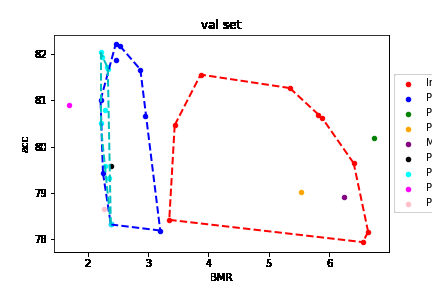
#> input picture acc_BMR.png, 432 x 288 px
$ python -i corrupted_cifar10_protocol.py   (imports and definitions only)   (older library calls are emulated)
#> lines starting #> are read from the running program, lines starting #| are printed output that depends on the picture
# -*- coding: utf-8 -*-

import os
from PIL import Image
import os.path
import time
import numpy as np

from PIL import Image

# /////////////// Distortion Helpers ///////////////

import skimage as sk
from skimage.filters import gaussian
from io import BytesIO
from wand.image import Image as WandImage
from wand.api import library as wandlibrary
import wand.color as WandColor
import ctypes
from PIL import Image as PILImage
import cv2
from scipy.ndimage import zoom as scizoom
from scipy.ndimage.interpolation import map_coordinates
from tqdm import tqdm
import warnings

# [1 line not run here, left out]

resource_path = os.path.join(
    os.path.dirname(os.path.realpath(__file__)),
    "resource"
    )

# [13 lines left out: function disk, not called in this run]


# Tell Python about the C method
wandlibrary.MagickMotionBlurImage.argtypes = (
    ctypes.c_void_p,  # wand
    ctypes.c_double,  # radius
    ctypes.c_double,  # sigma
    ctypes.c_double,
)  # angle


# Extend wand.image.Image class to include method signature
class MotionImage(WandImage):
    def motion_blur(self, radius=0.0, sigma=0.0, angle=0.0):
        wandlibrary.MagickMotionBlurImage(self.wand, radius, sigma, angle)


# modification of https://github.com/FLHerne/mapgen/blob/master/diamondsquare.py
# [391 lines left out: functions plasma_fractal, clipped_zoom, gaussian_noise, shot_noise, impulse_noise, speckle_noise and 14 more, not called in this run]


# mod of https://gist.github.com/erniejunior/601cdf56d2b424757de5
def elastic_transform(image, severity=1):
#> called with severity = 1
    IMSIZE = 32 #
    c = [
        (IMSIZE * 0, IMSIZE * 0, IMSIZE * 0.08),
        (IMSIZE * 0.05, IMSIZE * 0.2, IMSIZE * 0.07),
        (IMSIZE * 0.08, IMSIZE * 0.06, IMSIZE * 0.06),
        (IMSIZE * 0.1, IMSIZE * 0.04, IMSIZE * 0.05),
        (IMSIZE * 0.1, IMSIZE * 0.03, IMSIZE * 0.03),
    ][severity - 1]

    image = np.array(image, dtype=np.float32) / 255.0
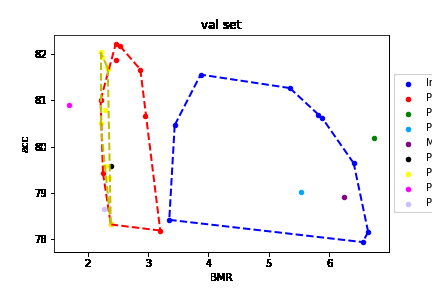
#> image: shape (288, 432, 3) float32; mean of channels 0, 1, 2 0.972, 0.967, 0.973; drawn as B, G, R
    shape = image.shape
#> shape = (288, 432, 3)
    shape_size = shape[:2]
#> shape_size = (288, 432)

    # random affine
    center_square = np.float32(shape_size) // 2
#> center_square = [144, 216]
    square_size = min(shape_size) // 3
#> square_size = 96
    pts1 = np.float32(
        [
            center_square + square_size,
            [center_square[0] + square_size, center_square[1] - square_size],
            center_square - square_size,
        ]
    )
#> pts1 = [[240, 312], [240, 120], [48, 120]]
    pts2 = pts1 + np.random.uniform(-c[2], c[2], size=pts1.shape).astype(
        np.float32
    )
    M = cv2.getAffineTransform(pts1, pts2)
    image = cv2.warpAffine(
        image, M, shape_size[::-1], borderMode=cv2.BORDER_REFLECT_101
    )
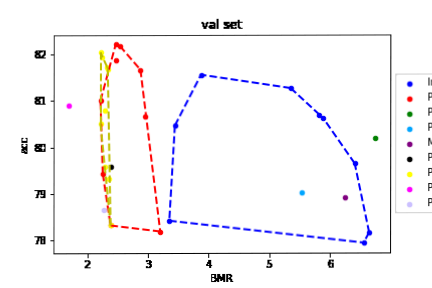
#> image: shape (288, 432, 3) float32; mean of channels 0, 1, 2 0.972, 0.967, 0.973; drawn as B, G, R

    dx = (
        gaussian(
            np.random.uniform(-1, 1, size=shape[:2]),
            c[1],
            mode="reflect",
            truncate=3,
        )
        * c[0]
    ).astype(np.float32)
    dy = (
        gaussian(
            np.random.uniform(-1, 1, size=shape[:2]),
            c[1],
            mode="reflect",
            truncate=3,
        )
        * c[0]
    ).astype(np.float32)
    dx, dy = dx[..., np.newaxis], dy[..., np.newaxis]

    x, y, z = np.meshgrid(
        np.arange(shape[1]), np.arange(shape[0]), np.arange(shape[2])
    )
    indices = (
        np.reshape(y + dy, (-1, 1)),
        np.reshape(x + dx, (-1, 1)),
        np.reshape(z, (-1, 1)),
    )
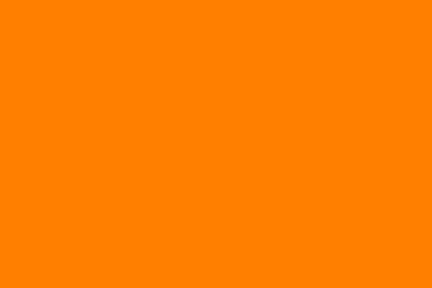
#> z: shape (288, 432, 3) int64; mean of channels 0, 1, 2 0, 1, 2; drawn with min black and max white
    return (
        np.clip(
            map_coordinates(image, indices, order=1, mode="reflect").reshape(
                shape
            ),
            0,
            1,
        )
        * 255
    )


# /////////////// End Distortions ///////////////

import collections

CORRUPTED_CIFAR10_PROTOCOL = collections.OrderedDict()
CORRUPTED_CIFAR10_PROTOCOL["Gaussian_Noise"] = gaussian_noise
CORRUPTED_CIFAR10_PROTOCOL["Shot_Noise"] = shot_noise
CORRUPTED_CIFAR10_PROTOCOL["Impulse_Noise"] = impulse_noise
CORRUPTED_CIFAR10_PROTOCOL["Speckle_Noise"] = speckle_noise
CORRUPTED_CIFAR10_PROTOCOL["Gaussian_Blur"] = gaussian_blur
CORRUPTED_CIFAR10_PROTOCOL["Defocus_Blur"] = defocus_blur
CORRUPTED_CIFAR10_PROTOCOL["Glass_Blur"] = glass_blur
CORRUPTED_CIFAR10_PROTOCOL["Motion_Blur"] = motion_blur
CORRUPTED_CIFAR10_PROTOCOL["Zoom_Blur"] = zoom_blur
CORRUPTED_CIFAR10_PROTOCOL["Snow"] = snow
# CORRUPTED_CIFAR10_PROTOCOL["Frost"] = frost
CORRUPTED_CIFAR10_PROTOCOL["Fog"] = fog
CORRUPTED_CIFAR10_PROTOCOL["Brightness"] = brightness
CORRUPTED_CIFAR10_PROTOCOL["Contrast"] = contrast
CORRUPTED_CIFAR10_PROTOCOL["Elastic"] = elastic_transform
CORRUPTED_CIFAR10_PROTOCOL["Pixelate"] = pixelate
CORRUPTED_CIFAR10_PROTOCOL["JPEG"] = jpeg_compression
CORRUPTED_CIFAR10_PROTOCOL["Spatter"] = spatter
CORRUPTED_CIFAR10_PROTOCOL["Saturate"] = saturate
CORRUPTED_CIFAR10_PROTOCOL["Original"] = lambda image, severity: np.array(image)


# [6 lines of commented-out code are left out]

>>> import cv2
>>> picture = cv2.cvtColor(cv2.imread('../acc_BMR.png'), cv2.COLOR_BGR2RGB)
>>> result = elastic_transform(picture)
